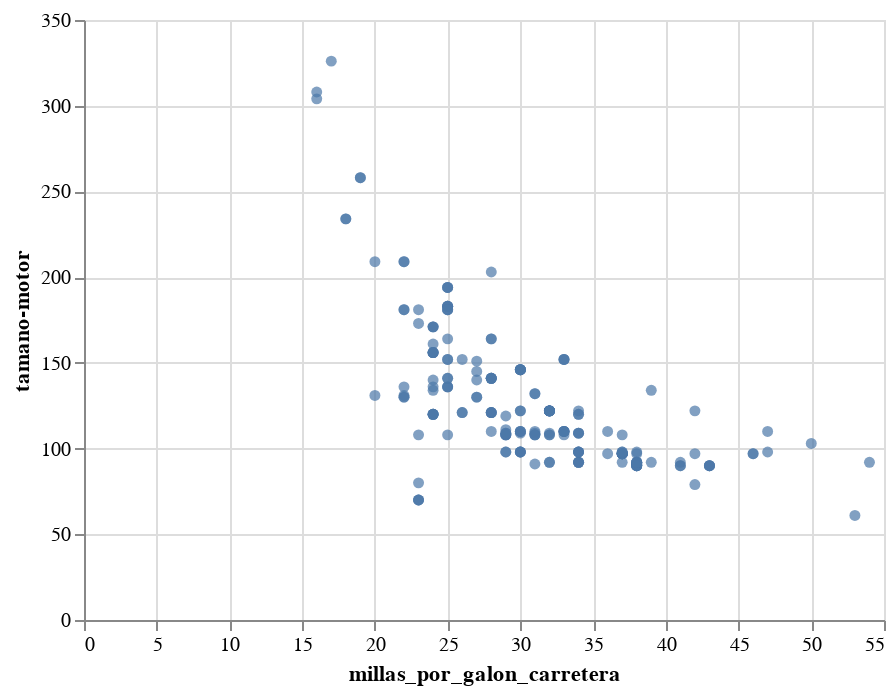

The notebook cell this image was saved under:
### Markdown cell above
Hemos trazado un diagrama de dispersión con varias líneas de código. Altair ofrece la opción de combinar todos sus métodos en una sola línea de código:

### Code cell
alt.Chart(df).mark_circle().encode(x='millas_por_galon_carretera', y='tamano-motor')

### Figure 1 — Vega-Lite specification as saved in the notebook (floating-point values rounded to 4 significant figures; data arrays with more than 128 entries replaced by an {"elided": "..."} marker saying what was removed)
{"config": {"view": {"continuousWidth": 400, "continuousHeight": 300}}, "data": {"name": "data-618b75d1ab701c677a7e20a11ba8c3dc"}, "mark": "circle", "encoding": {"x": {"field": "millas_por_galon_carretera", "type": "quantitative"}, "y": {"field": "tamano-motor", "type": "quantitative"}}, "$schema": "https://vega.github.io/schema/vega-lite/v4.17.0.json", "datasets": {"data-618b75d1ab701c677a7e20a11ba8c3dc": {"elided": "205 records"}}}
